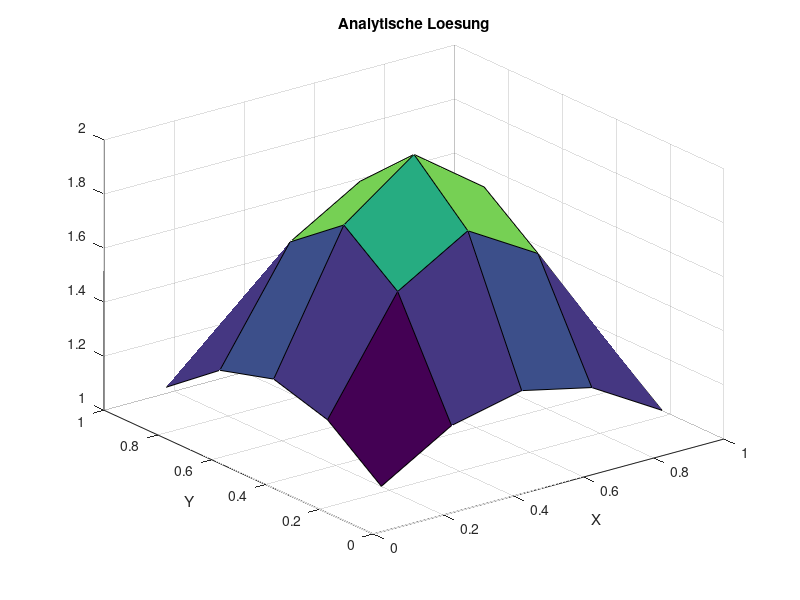
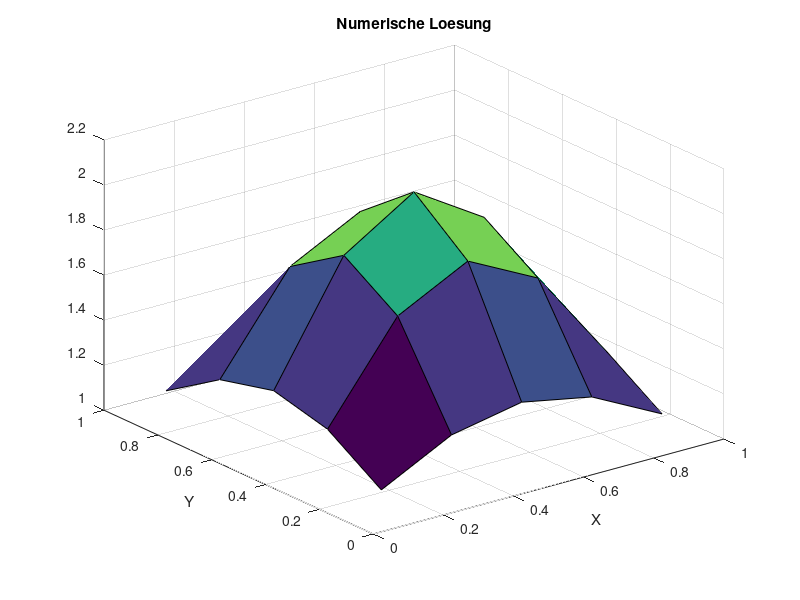

The MATLAB source for these figures, in order:
clc
clear all
close all
SOL=@(x,y) sin(pi*x)*sin(pi*y)+1;
MSOL=@(x,y) -2*pi^2*sin(pi*x)*sin(pi*y);
%SOL=@(x,y) sin(pi/2*x)*cos(pi/2*y);
%MSOL=@(x,y) -1*pi^2/2*sin(pi/2*x)*cos(pi/2*y);
DIF=1.0;
XMIN=0.0;
XMAX=1.0;
YMIN=0.0;
YMAX=1.0;
N=5; % KV's in einer Koordinatenrichtung, macht N^2 KV gesamt
NN=N*N;

X = linspace(XMIN, XMAX, N+1);
Y = linspace(YMIN, YMAX, N+1);
XC = (X(1:N)+X(2:N+1))/2;
YC = (Y(1:N)+Y(2:N+1))/2;
XCR = [XMIN, XC, XMAX];
YCR = [YMIN, YC, YMAX];

%%% ANALYTISCHE LÖSUNG
TA = zeros(N, N);
for I=1:N
  for J=1:N
    TA(I, J)=SOL(XC(I), YC(J));
  end
end

figure(1)
surf(XC, YC, TA);
title('Analytische Loesung')
xlabel('X')
ylabel('Y')

%%% FVM Lösung

% Randbedingungen
for I=1:N RBS(I)=SOL(XC(I), 0); end
for I=1:N RBN(I)=SOL(XC(I), 1); end
for I=1:N RBE(I)=SOL(1, YC(I)); end
for I=1:N RBW(I)=SOL(0, YC(I)); end

% Koeffizienten speichern
AP = zeros(N);
AE = zeros(N);
AN = zeros(N);
AW = zeros(N);
AS = zeros(N);

for I=1:N
  for J=1:N
    DX = X(I+1)-X(I);
    DY = Y(J+1)-Y(J);

    DXE = XCR(I+2)-XCR(I+1);
    DXW = XCR(I+1)-XCR(I);

    DYN = YCR(J+2)-YCR(J+1);
    DYS = YCR(J+1)-YCR(J);

    AE(I,J) = DIF*DY/DXE;
    AW(I,J) = DIF*DY/DXW;
    AN(I,J) = DIF*DX/DYN;
    AS(I,J) = DIF*DX/DYS;

    AP(I,J) = -AE(I,J)-AN(I,J)-AW(I,J)-AS(I,J);
  end
end

% Gesamtgleichungssystem aufstellen
A = zeros(NN);
b = zeros(NN, 1);
for J=1:N
  for I=1:N
    IDX = (J-1)*N + I;

    DX = X(I+1)-X(I);
    DY = Y(J+1)-Y(J);
    b(IDX) = MSOL(XC(I),YC(J))*DX*DY;
  end
end

for J=1:N
  for I=1:N
    IDX = (J-1)*N + I;
    % Hauptdiagonale
    A(IDX, IDX) = AP(I,J);

    % Westliche Nebendiagonale
    if mod(IDX,N)==1
      b(IDX) = b(IDX)-AW(I,J)*RBW(J);
    else
      A(IDX, IDX-1) = AW(I,J);
    end

    % Östliche Nebendiagonale
    if mod(IDX,N)==0
      b(IDX) = b(IDX)-AE(I,J)*RBE(J);
    else
      A(IDX, IDX+1) = AE(I,J);
    end

    % Nördliche Nebendiagonale
    if IDX > NN-N
      b(IDX) = b(IDX)-AN(I,J)*RBN(I);
    else
      A(IDX, IDX+N) = AN(I,J);
    end

    % Südliche Nebendiagonale
    if IDX <= N
      b(IDX) = b(IDX)-AS(I,J)*RBS(I);
    else
      A(IDX, IDX-N) = AS(I,J);
    end
  end
end

t=A\b;
T=reshape(t,N,N);

% mit Randwerten
T2 = zeros(N+2);
T2(2:N+1,2:N+1) = T;

figure(2)
surf(XC, YC, T);
title('Numerische Loesung')
xlabel('X')
ylabel('Y')


%%% Lösungsfehler berechnen
SERR=0.0;
ERR=zeros(N);
for I=1:N
  for J=1:N
    ERR(I,J)=T(I, J)-TA(I, J);
    SERR=SERR+ERR(I,J)^2;
  end
end
SERR=sqrt(SERR/NN);

%figure(3)
%surf(XC, YC, ERR);
%title('Loesungsfehler')

fprintf('Summierter Fehler %16.10e NN=%g\n', SERR, NN);

%%%% ORDNUNG  BESTIMMEN
%ERR5=1.6779195551e-02;
%ERR10=4.1327084831e-03;
%ERR20=1.0293533823e-03;
%ERR40=2.5710023908e-04;
%op=log((ERR5)/(ERR10))/log(2);
%fprintf('Ordnung des Verfahrens %16.10e \n',op  );
%op=log((ERR10)/(ERR20))/log(2);
%fprintf('Ordnung des Verfahrens %16.10e \n',op  );
%op=log((ERR20)/(ERR40))/log(2);
%fprintf('Ordnung des Verfahrens %16.10e \n',op  );



%%%% RESIDUUM BERECHNEN
%s=zeros(N);
%for I=1:N
  %for J=1:N
    %s(I, J)=SOL(XC(I), YC(J));
  %end
%end

%s=reshape(s, NN, 1);

%RES=A*s-b;

%RES2 = reshape(RES, N, N);

%figure(4)
%surf(XC, YC, RES2);

%xlabel('XC')
%ylabel('YC')
%zlabel('RES')
%title('Residuum')

%%%% Truncation Error berechnen

%% b ohne Randwerte
%TE=zeros(N);
%b=zeros(N);
%for I=1:N
  %for J=1:N
    %DX = X(I+1)-X(I);
    %DY = Y(J+1)-Y(J);
    %b(IDX) = MSOL(XC(I),YC(J))*DX*DY;
  %end
%end

%for I=3:N-2
  %for J=3:N-2
    %TE(I,J)=1;
    %DX = X(I+1)-X(I);
    %DY = Y(J+1)-Y(J);
    %TE(I,J) = ((DX*DY)/24 * (b(I+1,J)+b(I-1,J)+b(I,J+1)+b(I,J-1)-4*b(I,J)))... % TE_source
            %+ ((T(I+2,J)-3*T(I+1,J)+3*T(I,J)-T(I-1,J))/(24*DX))... % TE_e
            %- ((T(I+1,J)-3*T(I,J)+3*T(I-1,J)-T(I-2,J))/(24*DX))... % TE_w
            %+ ((T(I,J+2)-3*T(I,J+1)+3*T(I,J)-T(I,J-1))/(24*DY))... % TE_n
            %- ((T(I,J+1)-3*T(I,J)+3*T(I,J-1)-T(I,J-2))/(24*DY)); % TE_s
  %end
%end

%% TE Sonderfälle für Randvolumen
%%I=2;
%%DX = X(I+1)-X(I);
%%TE(I) = (DX/24 * (b(I+1) - 2*b(I) + b(I-1)))... % TE_source
      %%+ ((T(I+2)-3*T(I+1)+3*T(I)-T(I-1))/(24*DX))... % TE_e
      %%- ((T(I+1)-3*T(I)+4*T(I-1)-2*RBW)/(24*DX)); % TE_w
%%TE(I) = TE(I)/DX;

%%I = N-1;
%%DX = X(I+1)-X(I);
%%TE(I) = (DX/24 * (b(I+1) - 2*b(I) + b(I-1)))... % TE_source
      %%+ ((2*RBE-4*T(I+1)+3*T(I)-T(I-1))/(24*DX))... % TE_e
      %%- ((T(I+1)-3*T(I)+3*T(I-1)-T(I-2))/(24*DX)); % TE_w
%%TE(I) = TE(I)/DX;

%figure(5)

%surf(XC, YC, TE);
%title('TE');


%RESTE = RES2-TE;
%figure(6)
%surf(XC(3:N-2), YC(3:N-2), RESTE(3:N-2, 3:N-2));
%title('RES-TE');
